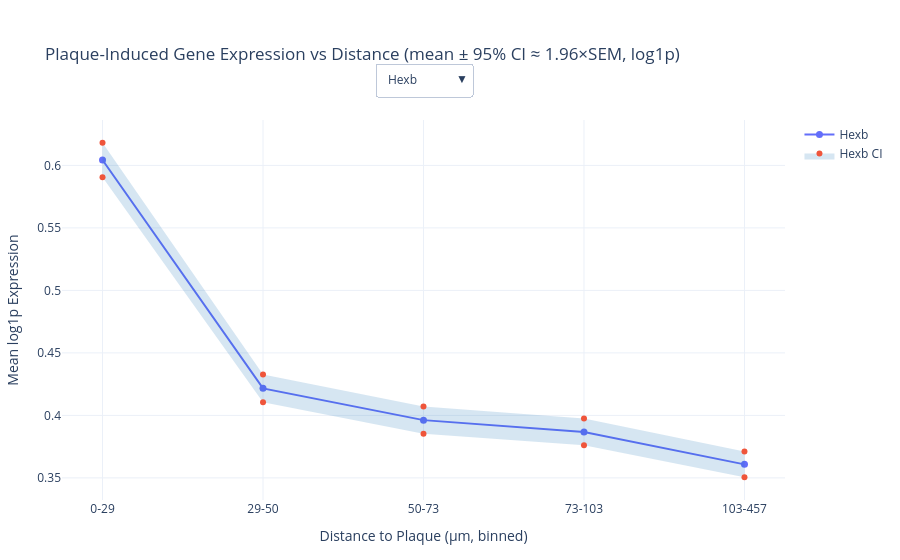

Source (notebook cell):
### Markdown cell above
- Visualization details: `plot_gene_expression_by_distance` draws per-gene mean ± SEM across ordered distance bins; `plot_expression_heatmap` summarizes the same information compactly. Both highlight consistent decreasing gradients for microglial (e.g., Hexb, Ctsd, Cst3, Apoe) and astrocytic (e.g., Gfap, Serpina3n, Vim) markers.

### Code cell
plot_gene_expression_by_distance_interactive(
    summary_df,
    pig_genes=PIG_GENES,  # replace with your list
)

### Figure 1 — Plotly figure (JSON) as saved in the notebook; plotly's stock layout.template omitted (floating-point values rounded to 4 significant figures)
{"data": [{"line": {"width": 2}, "marker": {"size": 7}, "mode": "lines+markers", "name": "Hexb", "type": "scatter", "visible": true, "x": ["0-29", "29-50", "50-73", "73-103", "103-457"], "y": [0.6043, 0.4216, 0.3962, 0.3867, 0.3608]}, {"fill": "toself", "fillcolor": "rgba(31, 119, 180, 0.18)", "hoverinfo": "skip", "line": {"width": 0}, "name": "Hexb CI", "type": "scatter", "visible": true, "x": ["0-29", "29-50", "50-73", "73-103", "103-457", "103-457", "73-103", "50-73", "29-50", "0-29"], "y": [0.6181, 0.4327, 0.4072, 0.3974, 0.3711, 0.3505, 0.3761, 0.3852, 0.4105, 0.5905]}, {"line": {"width": 2}, "marker": {"size": 7}, "mode": "lines+markers", "name": "Cst3", "type": "scatter", "visible": false, "x": ["0-29", "29-50", "50-73", "73-103", "103-457"], "y": [2.691, 2.63, 2.57, 2.51, 2.374]}, {"fill": "toself", "fillcolor": "rgba(31, 119, 180, 0.18)", "hoverinfo": "skip", "line": {"width": 0}, "name": "Cst3 CI", "type": "scatter", "visible": false, "x": ["0-29", "29-50", "50-73", "73-103", "103-457", "103-457", "73-103", "50-73", "29-50", "0-29"], "y": [2.706, 2.644, 2.584, 2.525, 2.39, 2.359, 2.495, 2.555, 2.615, 2.676]}, {"line": {"width": 2}, "marker": {"size": 7}, "mode": "lines+markers", "name": "Cd63", "type": "scatter", "visible": false, "x": ["0-29", "29-50", "50-73", "73-103", "103-457"], "y": [0.7563, 0.6249, 0.5932, 0.563, 0.5717]}, {"fill": "toself", "fillcolor": "rgba(31, 119, 180, 0.18)", "hoverinfo": "skip", "line": {"width": 0}, "name": "Cd63 CI", "type": "scatter", "visible": false, "x": ["0-29", "29-50", "50-73", "73-103", "103-457", "103-457", "73-103", "50-73", "29-50", "0-29"], "y": [0.7684, 0.6365, 0.6045, 0.5741, 0.5833, 0.56, 0.5519, 0.5819, 0.6134, 0.7441]}, {"line": {"width": 2}, "marker": {"size": 7}, "mode": "lines+markers", "name": "C4b", "type": "scatter", "visible": false, "x": ["0-29", "29-50", "50-73", "73-103", "103-457"], "y": [0.6308, 0.5782, 0.5309, 0.4686, 0.4475]}, {"fill": "toself", "fillcolor": "rgba(31, 119, 180, 0.18)", "hoverinfo": "skip", "line": {"width": 0}, "name": "C4b CI", "type": "scatter", "visible": false, "x": ["0-29", "29-50", "50-73", "73-103", "103-457", "103-457", "73-103", "50-73", "29-50", "0-29"], "y": [0.644, 0.5912, 0.5434, 0.4804, 0.4593, 0.4358, 0.4568, 0.5184, 0.5652, 0.6176]}, {"line": {"width": 2}, "marker": {"size": 7}, "mode": "lines+markers", "name": "Ctsd", "type": "scatter", "visible": false, "x": ["0-29", "29-50", "50-73", "73-103", "103-457"], "y": [1.342, 1.14, 1.119, 1.093, 1.07]}, {"fill": "toself", "fillcolor": "rgba(31, 119, 180, 0.18)", "hoverinfo": "skip", "line": {"width": 0}, "name": "Ctsd CI", "type": "scatter", "visible": false, "x": ["0-29", "29-50", "50-73", "73-103", "103-457", "103-457", "73-103", "50-73", "29-50", "0-29"], "y": [1.357, 1.154, 1.133, 1.107, 1.084, 1.056, 1.08, 1.106, 1.127, 1.327]}, {"line": {"width": 2}, "marker": {"size": 7}, "mode": "lines+markers", "name": "B2m", "type": "scatter", "visible": false, "x": ["0-29", "29-50", "50-73", "73-103", "103-457"], "y": [0.9646, 0.7763, 0.7125, 0.6737, 0.5948]}, {"fill": "toself", "fillcolor": "rgba(31, 119, 180, 0.18)", "hoverinfo": "skip", "line": {"width": 0}, "name": "B2m CI", "type": "scatter", "visible": false, "x": ["0-29", "29-50", "50-73", "73-103", "103-457", "103-457", "73-103", "50-73", "29-50", "0-29"], "y": [0.9777, 0.7885, 0.7244, 0.6854, 0.6062, 0.5835, 0.662, 0.7006, 0.7641, 0.9515]}, {"line": {"width": 2}, "marker": {"size": 7}, "mode": "lines+markers", "name": "H2-K1", "type": "scatter", "visible": false, "x": ["0-29", "29-50", "50-73", "73-103", "103-457"], "y": [0.4507, 0.354, 0.3357, 0.3167, 0.2938]}, {"fill": "toself", "fillcolor": "rgba(31, 119, 180, 0.18)", "hoverinfo": "skip", "line": {"width": 0}, "name": "H2-K1 CI", "type": "scatter", "visible": false, "x": ["0-29", "29-50", "50-73", "73-103", "103-457", "103-457", "73-103", "50-73", "29-50", "0-29"], "y": [0.4608, 0.3632, 0.3447, 0.3255, 0.3023, 0.2853, 0.3079, 0.3268, 0.3449, 0.4407]}, {"line": {"width": 2}, "marker": {"size": 7}, "mode": "lines+markers", "name": "Apoe", "type": "scatter", "visible": false, "x": ["0-29", "29-50", "50-73", "73-103", "103-457"], "y": [1.972, 1.852, 1.812, 1.777, 1.716]}, {"fill": "toself", "fillcolor": "rgba(31, 119, 180, 0.18)", "hoverinfo": "skip", "line": {"width": 0}, "name": "Apoe CI", "type": "scatter", "visible": false, "x": ["0-29", "29-50", "50-73", "73-103", "103-457", "103-457", "73-103", "50-73", "29-50", "0-29"], "y": [1.988, 1.867, 1.827, 1.793, 1.732, 1.7, 1.762, 1.797, 1.836, 1.957]}, {"line": {"width": 2}, "marker": {"size": 7}, "mode": "lines+markers", "name": "Gfap", "type": "scatter", "visible": false, "x": ["0-29", "29-50", "50-73", "73-103", "103-457"], "y": [1.704, 1.411, 1.229, 1.13, 0.9847]}, {"fill": "toself", "fillcolor": "rgba(31, 119, 180, 0.18)", "hoverinfo": "skip", "line": {"width": 0}, "name": "Gfap CI", "type": "scatter", "visible": false, "x": ["0-29", "29-50", "50-73", "73-103", "103-457", "103-457", "73-103", "50-73", "29-50", "0-29"], "y": [1.725, 1.431, 1.248, 1.148, 1.001, 0.9681, 1.112, 1.21, 1.392, 1.684]}, {"line": {"width": 2}, "marker": {"size": 7}, "mode": "lines+markers", "name": "Nrep", "type": "scatter", "visible": false, "x": ["0-29", "29-50", "50-73", "73-103", "103-457"], "y": [0.3556, 0.4057, 0.4, 0.3845, 0.3428]}, {"fill": "toself", "fillcolor": "rgba(31, 119, 180, 0.18)", "hoverinfo": "skip", "line": {"width": 0}, "name": "Nrep CI", "type": "scatter", "visible": false, "x": ["0-29", "29-50", "50-73", "73-103", "103-457", "103-457", "73-103", "50-73", "29-50", "0-29"], "y": [0.366, 0.4168, 0.4109, 0.3949, 0.3526, 0.333, 0.3742, 0.3891, 0.3946, 0.3451]}, {"line": {"width": 2}, "marker": {"size": 7}, "mode": "lines+markers", "name": "Serpina3n", "type": "scatter", "visible": false, "x": ["0-29", "29-50", "50-73", "73-103", "103-457"], "y": [0.3843, 0.3026, 0.2488, 0.2116, 0.2105]}, {"fill": "toself", "fillcolor": "rgba(31, 119, 180, 0.18)", "hoverinfo": "skip", "line": {"width": 0}, "name": "Serpina3n CI", "type": "scatter", "visible": false, "x": ["0-29", "29-50", "50-73", "73-103", "103-457", "103-457", "73-103", "50-73", "29-50", "0-29"], "y": [0.3952, 0.3124, 0.2578, 0.2197, 0.2187, 0.2022, 0.2035, 0.2399, 0.2928, 0.3733]}, {"line": {"width": 2}, "marker": {"size": 7}, "mode": "lines+markers", "name": "Cd74", "type": "scatter", "visible": false, "x": ["0-29", "29-50", "50-73", "73-103", "103-457"], "y": [0.2214, 0.1001, 0.08051, 0.07316, 0.05831]}, {"fill": "toself", "fillcolor": "rgba(31, 119, 180, 0.18)", "hoverinfo": "skip", "line": {"width": 0}, "name": "Cd74 CI", "type": "scatter", "visible": false, "x": ["0-29", "29-50", "50-73", "73-103", "103-457", "103-457", "73-103", "50-73", "29-50", "0-29"], "y": [0.2307, 0.1062, 0.08599, 0.07839, 0.06299, 0.05364, 0.06793, 0.07502, 0.09388, 0.212]}, {"line": {"width": 2}, "marker": {"size": 7}, "mode": "lines+markers", "name": "Cxcl10", "type": "scatter", "visible": false, "x": ["0-29", "29-50", "50-73", "73-103", "103-457"], "y": [0.03114, 0.0131, 0.009506, 0.006162, 0.006018]}, {"fill": "toself", "fillcolor": "rgba(31, 119, 180, 0.18)", "hoverinfo": "skip", "line": {"width": 0}, "name": "Cxcl10 CI", "type": "scatter", "visible": false, "x": ["0-29", "29-50", "50-73", "73-103", "103-457", "103-457", "73-103", "50-73", "29-50", "0-29"], "y": [0.03486, 0.01534, 0.01133, 0.007602, 0.007571, 0.004465, 0.004722, 0.007678, 0.01087, 0.02741]}, {"line": {"width": 2}, "marker": {"size": 7}, "mode": "lines+markers", "name": "Vim", "type": "scatter", "visible": false, "x": ["0-29", "29-50", "50-73", "73-103", "103-457"], "y": [0.6065, 0.3665, 0.3054, 0.2859, 0.2816]}, {"fill": "toself", "fillcolor": "rgba(31, 119, 180, 0.18)", "hoverinfo": "skip", "line": {"width": 0}, "name": "Vim CI", "type": "scatter", "visible": false, "x": ["0-29", "29-50", "50-73", "73-103", "103-457", "103-457", "73-103", "50-73", "29-50", "0-29"], "y": [0.6204, 0.3774, 0.3151, 0.2955, 0.2915, 0.2718, 0.2764, 0.2956, 0.3557, 0.5926]}, {"line": {"width": 2}, "marker": {"size": 7}, "mode": "lines+markers", "name": "S100a6", "type": "scatter", "visible": false, "x": ["0-29", "29-50", "50-73", "73-103", "103-457"], "y": [0.3153, 0.2335, 0.193, 0.1885, 0.1745]}, {"fill": "toself", "fillcolor": "rgba(31, 119, 180, 0.18)", "hoverinfo": "skip", "line": {"width": 0}, "name": "S100a6 CI", "type": "scatter", "visible": false, "x": ["0-29", "29-50", "50-73", "73-103", "103-457", "103-457", "73-103", "50-73", "29-50", "0-29"], "y": [0.3245, 0.2414, 0.2001, 0.1956, 0.1814, 0.1675, 0.1815, 0.1859, 0.2256, 0.3062]}, {"line": {"width": 2}, "marker": {"size": 7}, "mode": "lines+markers", "name": "Ifit3", "type": "scatter", "visible": false, "x": ["0-29", "29-50", "50-73", "73-103", "103-457"], "y": [0.2526, 0.1987, 0.1963, 0.1795, 0.162]}, {"fill": "toself", "fillcolor": "rgba(31, 119, 180, 0.18)", "hoverinfo": "skip", "line": {"width": 0}, "name": "Ifit3 CI", "type": "scatter", "visible": false, "x": ["0-29", "29-50", "50-73", "73-103", "103-457", "103-457", "73-103", "50-73", "29-50", "0-29"], "y": [0.2611, 0.2062, 0.2038, 0.1867, 0.1689, 0.155, 0.1723, 0.1888, 0.1912, 0.2442]}], "layout": {"margin": {"b": 60, "l": 60, "r": 20, "t": 120}, "title": {"text": "Plaque-Induced Gene Expression vs Distance (mean ± 95% CI ≈ 1.96×SEM, log1p)"}, "updatemenus": [{"buttons": [{"args": [{"visible": [true, true, false, false, false, false, false, false, false, false, false, false, false, false, false, false, false, false, false, false, false, false, false, false, false, false, false, false, false, false, false, false]}, {"title": "Plaque-Induced Gene Expression vs Distance (mean ± 95% CI ≈ 1.96×SEM, log1p)<br><sup>Hexb</sup>"}], "label": "Hexb", "method": "update"}, {"args": [{"visible": [false, false, true, true, false, false, false, false, false, false, false, false, false, false, false, false, false, false, false, false, false, false, false, false, false, false, false, false, false, false, false, false]}, {"title": "Plaque-Induced Gene Expression vs Distance (mean ± 95% CI ≈ 1.96×SEM, log1p)<br><sup>Cst3</sup>"}], "label": "Cst3", "method": "update"}, {"args": [{"visible": [false, false, false, false, true, true, false, false, false, false, false, false, false, false, false, false, false, false, false, false, false, false, false, false, false, false, false, false, false, false, false, false]}, {"title": "Plaque-Induced Gene Expression vs Distance (mean ± 95% CI ≈ 1.96×SEM, log1p)<br><sup>Cd63</sup>"}], "label": "Cd63", "method": "update"}, {"args": [{"visible": [false, false, false, false, false, false, true, true, false, false, false, false, false, false, false, false, false, false, false, false, false, false, false, false, false, false, false, false, false, false, false, false]}, {"title": "Plaque-Induced Gene Expression vs Distance (mean ± 95% CI ≈ 1.96×SEM, log1p)<br><sup>C4b</sup>"}], "label": "C4b", "method": "update"}, {"args": [{"visible": [false, false, false, false, false, false, false, false, true, true, false, false, false, false, false, false, false, false, false, false, false, false, false, false, false, false, false, false, false, false, false, false]}, {"title": "Plaque-Induced Gene Expression vs Distance (mean ± 95% CI ≈ 1.96×SEM, log1p)<br><sup>Ctsd</sup>"}], "label": "Ctsd", "method": "update"}, {"args": [{"visible": [false, false, false, false, false, false, false, false, false, false, true, true, false, false, false, false, false, false, false, false, false, false, false, false, false, false, false, false, false, false, false, false]}, {"title": "Plaque-Induced Gene Expression vs Distance (mean ± 95% CI ≈ 1.96×SEM, log1p)<br><sup>B2m</sup>"}], "label": "B2m", "method": "update"}, {"args": [{"visible": [false, false, false, false, false, false, false, false, false, false, false, false, true, true, false, false, false, false, false, false, false, false, false, false, false, false, false, false, false, false, false, false]}, {"title": "Plaque-Induced Gene Expression vs Distance (mean ± 95% CI ≈ 1.96×SEM, log1p)<br><sup>H2-K1</sup>"}], "label": "H2-K1", "method": "update"}, {"args": [{"visible": [false, false, false, false, false, false, false, false, false, false, false, false, false, false, true, true, false, false, false, false, false, false, false, false, false, false, false, false, false, false, false, false]}, {"title": "Plaque-Induced Gene Expression vs Distance (mean ± 95% CI ≈ 1.96×SEM, log1p)<br><sup>Apoe</sup>"}], "label": "Apoe", "method": "update"}, {"args": [{"visible": [false, false, false, false, false, false, false, false, false, false, false, false, false, false, false, false, true, true, false, false, false, false, false, false, false, false, false, false, false, false, false, false]}, {"title": "Plaque-Induced Gene Expression vs Distance (mean ± 95% CI ≈ 1.96×SEM, log1p)<br><sup>Gfap</sup>"}], "label": "Gfap", "method": "update"}, {"args": [{"visible": [false, false, false, false, false, false, false, false, false, false, false, false, false, false, false, false, false, false, true, true, false, false, false, false, false, false, false, false, false, false, false, false]}, {"title": "Plaque-Induced Gene Expression vs Distance (mean ± 95% CI ≈ 1.96×SEM, log1p)<br><sup>Nrep</sup>"}], "label": "Nrep", "method": "update"}, {"args": [{"visible": [false, false, false, false, false, false, false, false, false, false, false, false, false, false, false, false, false, false, false, false, true, true, false, false, false, false, false, false, false, false, false, false]}, {"title": "Plaque-Induced Gene Expression vs Distance (mean ± 95% CI ≈ 1.96×SEM, log1p)<br><sup>Serpina3n</sup>"}], "label": "Serpina3n", "method": "update"}, {"args": [{"visible": [false, false, false, false, false, false, false, false, false, false, false, false, false, false, false, false, false, false, false, false, false, false, true, true, false, false, false, false, false, false, false, false]}, {"title": "Plaque-Induced Gene Expression vs Distance (mean ± 95% CI ≈ 1.96×SEM, log1p)<br><sup>Cd74</sup>"}], "label": "Cd74", "method": "update"}, {"args": [{"visible": [false, false, false, false, false, false, false, false, false, false, false, false, false, false, false, false, false, false, false, false, false, false, false, false, true, true, false, false, false, false, false, false]}, {"title": "Plaque-Induced Gene Expression vs Distance (mean ± 95% CI ≈ 1.96×SEM, log1p)<br><sup>Cxcl10</sup>"}], "label": "Cxcl10", "method": "update"}, {"args": [{"visible": [false, false, false, false, false, false, false, false, false, false, false, false, false, false, false, false, false, false, false, false, false, false, false, false, false, false, true, true, false, false, false, false]}, {"title": "Plaque-Induced Gene Expression vs Distance (mean ± 95% CI ≈ 1.96×SEM, log1p)<br><sup>Vim</sup>"}], "label": "Vim", "method": "update"}, {"args": [{"visible": [false, false, false, false, false, false, false, false, false, false, false, false, false, false, false, false, false, false, false, false, false, false, false, false, false, false, false, false, true, true, false, false]}, {"title": "Plaque-Induced Gene Expression vs Distance (mean ± 95% CI ≈ 1.96×SEM, log1p)<br><sup>S100a6</sup>"}], "label": "S100a6", "method": "update"}, {"args": [{"visible": [false, false, false, false, false, false, false, false, false, false, false, false, false, false, false, false, false, false, false, false, false, false, false, false, false, false, false, false, false, false, true, true]}, {"title": "Plaque-Induced Gene Expression vs Distance (mean ± 95% CI ≈ 1.96×SEM, log1p)<br><sup>Ifit3</sup>"}], "label": "Ifit3", "method": "update"}], "direction": "down", "x": 0.5, "xanchor": "center", "y": 1.15, "yanchor": "top"}], "xaxis": {"title": {"text": "Distance to Plaque (µm, binned)"}}, "yaxis": {"title": {"text": "Mean log1p Expression"}}}}
